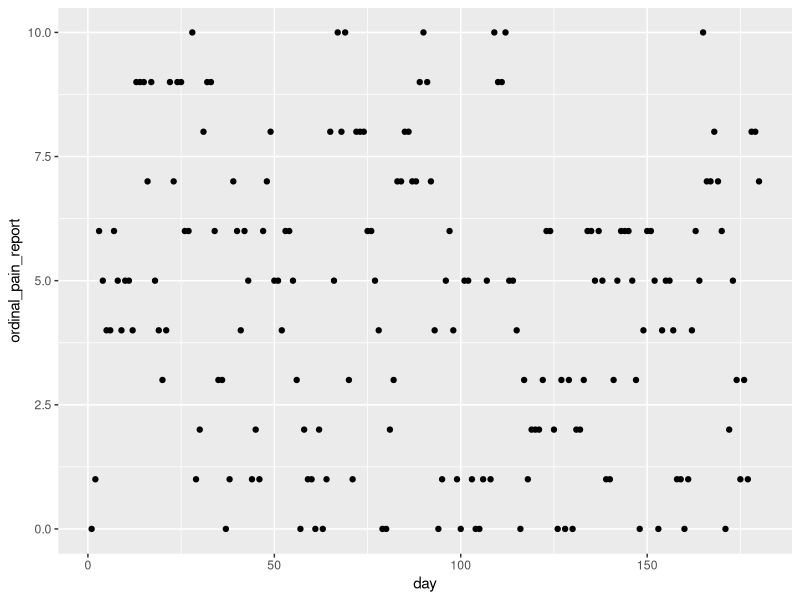

Here is the R script that generated this plot:
library(R6)
library(tidyverse)

# Define the Patient class using R6
Patient <- R6Class(
  "Patient",
  public = list(
    age = NULL,
    sex = NULL,
    day = NULL,
    ethnicity = NULL,
    phenotype = NULL,
    treatment_status = NULL,
    latent_pain_status = NULL,
    time_since_treatment_started = NULL,
    time_since_last_flare = NULL,
    treatment_effectiveness = NULL,
    days_until_effective = NULL,
    flare_status = NULL,
    days_until_flare_ends = NULL,
    
    initialize = function(age = sample(0:100, 1),
                          sex = sample(c('Male', 'Female'), 1),
                          ethnicity = sample(paste0('Ethnicity', 1:3), 1)) {
      self$day <- 0
      self$age <- age
      self$sex <- sex
      self$ethnicity <- ethnicity
      self$phenotype <- runif(1) # Simulate phenotype as a random value
      self$treatment_status <- "Off" # Initialize treatment status as "Off"
      self$latent_pain_status <- sample(c("High", "Medium", "Low"), 1) # Simulate latent pain status as a random value
      self$time_since_treatment_started <- Inf # Initialize time since treatment started as Inf
      self$time_since_last_flare <- sample(0:365, 1) # Simulate time since last flare as a random value between 0 and 365
      self$treatment_effectiveness <- NA # But no treatment = Ineffective treatment
      self$days_until_effective <- NA
      self$flare_status <- "Off"
      self$days_until_flare_ends <- NA
    },
    
    simulate_treatment_effectiveness = function() {
      sample(c("Effective", "Ineffective"), 1)
    },
    
    simulate_day = function() {
      self$day <- self$day + 1

      # Update latent pain status based on a simple hidden Markov model
      transition_matrix <- matrix(c(0.7, 0.2, 0.1,
                                    0.2, 0.6, 0.2,
                                    0.1, 0.2, 0.7), nrow = 3, byrow = TRUE)
      states <- c("High", "Medium", "Low")
      current_state <- match(self$latent_pain_status, states)
      self$latent_pain_status <- sample(states, 1, prob = transition_matrix[current_state, ])
      
      # Determine if a new treatment starts
      if (self$time_since_treatment_started > 30 && self$latent_pain_status == "High") {
        if (runif(1) < 0.8) { # High probability to start treatment
          self$treatment_status <- "On"
          self$time_since_treatment_started <- 0
          self$treatment_effectiveness <- self$simulate_treatment_effectiveness()
          self$days_until_effective <- sample(1:7, 1) # Random number of days between 1 and 7
        }
      }
      
      # Update time since treatment started
      if (self$treatment_status == "On") {
        self$time_since_treatment_started <- self$time_since_treatment_started + 1
        if (self$treatment_effectiveness == "Effective" && self$time_since_treatment_started >= self$days_until_effective) {
          # Reduce latent pain status by 1 or 2 states
          new_state <- max(1, current_state - sample(1:2, 1))
          self$latent_pain_status <- states[new_state]
          self$treatment_status <- "Off" # End treatment
        }
      }
      
      # Determine if a flare occurs
      if (self$time_since_last_flare > 14 && runif(1) < 0.1) { # Unlikely to occur
        self$flare_status <- "On"
        self$time_since_last_flare <- 0
        self$days_until_flare_ends <- sample(2:14, 1) # Random number of days between 2 and 14
        # Increase latent pain status by 1 or 2 states
        new_state <- min(3, current_state + sample(1:2, 1))
        self$latent_pain_status <- states[new_state]
      }
      
      # Update time since last flare
      if (self$flare_status == "On") {
        self$time_since_last_flare <- self$time_since_last_flare + 1
        if (self$time_since_last_flare >= self$days_until_flare_ends) {
          self$flare_status <- "Off" # End flare
        }
      } else {
        self$time_since_last_flare <- self$time_since_last_flare + 1
      }
      
      # Generate noisy ordinal pain report
      pain_report <- switch(self$latent_pain_status,
                            "High" = sample(7:10, 1),
                            "Medium" = sample(4:6, 1),
                            "Low" = sample(0:3, 1))
      
      # Record the day's data
      list(
        day = self$day,
        latent_status = self$latent_pain_status,
        ordinal_pain_report = pain_report,
        treatment_status = self$treatment_status,
        treatment_effectiveness = ifelse(self$treatment_status == "On", self$treatment_effectiveness, NA),
        flare_status = self$flare_status
      )
    },
    
    simulate_n_days = function(n) {
      results <- vector("list", n)
      for (day in 1:n) {
        results[[day]] <- self$simulate_day() |> tibble::as_tibble()
      }
      dplyr::bind_rows(results)
    },

    simulate_6_months = function() {
        self$simulate_n_days(180)
    }
  )
)

# Simulate 9 patients each for 6 months
patients_data <- purrr::map_dfr(1:9, function(id) {
    patient <- Patient$new()
    traj <- patient$simulate_6_months()
    traj$id <- id
    traj
})

ggplot(patients_data %>% filter(id == 1)) +
  aes(day, ordinal_pain_report) +
  geom_point()
